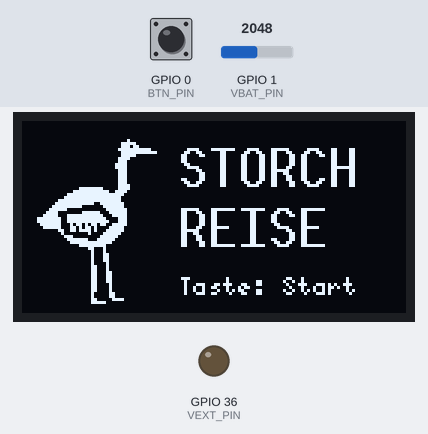
This program was run on a simulated ESP32-S3. Parts: 128×64 one-colour display, output pins drawn as LEDs (lit = HIGH). The inputs (shaded band) are chosen by the test bench; at power-on: GPIO 0 (BTN_PIN) HIGH, GPIO 1 (VBAT_PIN) = 2048. What the program prints to the serial monitor is not drawn.

Above: at 0.2 s.
1.4 s: GPIO 0 (BTN_PIN) pulled LOW for 0.15 s
At 1.64 s:
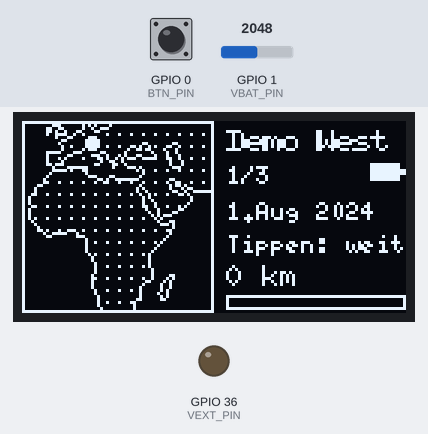
2.1 s: GPIO 0 (BTN_PIN) pulled LOW for 0.15 s
At 2.37 s:
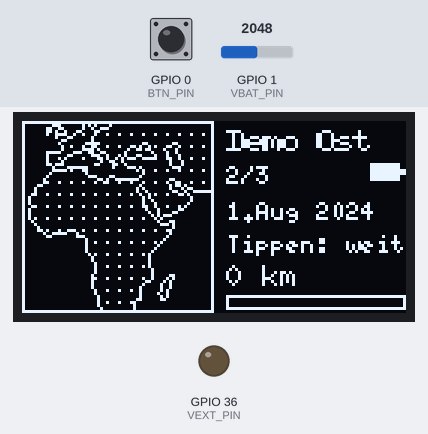
2.8 s: GPIO 0 (BTN_PIN) pulled LOW for 0.15 s
At 3.29 s:
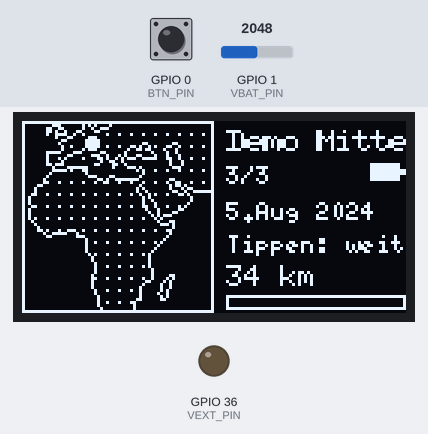
3.5 s: GPIO 0 (BTN_PIN) pulled LOW for 3.2 s
At 5.26 s:
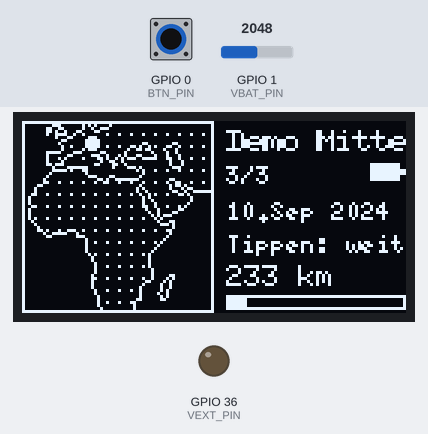
7.3 s: GPIO 0 (BTN_PIN) pulled LOW for 3.2 s
At 8.82 s:
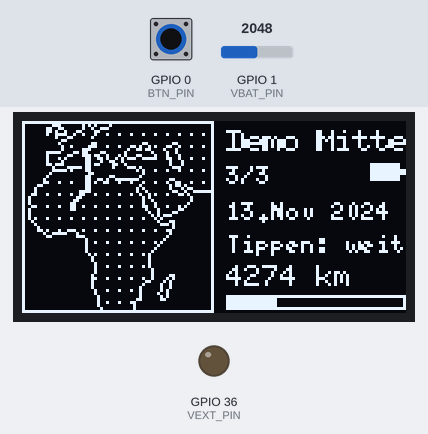
11.1 s: GPIO 0 (BTN_PIN) pulled LOW for 3.2 s
At 16.82 s:
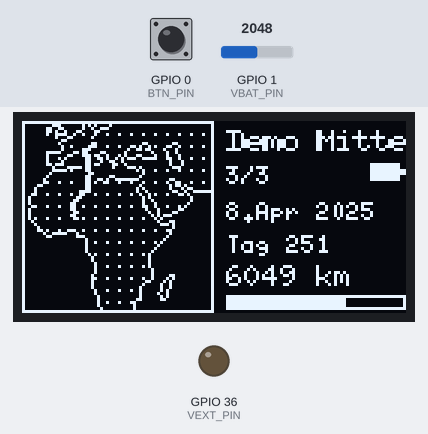

The program:

main.cpp
```cpp
// Stork viewer for Heltec WiFi LoRa 32 V3 (128x64 OLED, PRG button).
//   LIVE   (needs WiFi + secrets.h): the last weeks of each tracked stork and where it was last seen
//   REPLAY (works offline):          animated migration replay of past tracks (tracks.h)
//   tap PRG = next stork      hold PRG = switch LIVE <-> REPLAY      3 min without a press = screen off (press to wake)
#include <Arduino.h>
#if defined(__has_include)
#  if __has_include("secrets.h") && !defined(NO_NET)
#    include "secrets.h"
#    define HAVE_NET 1
#  endif
#endif
#ifndef HAVE_NET
#  define HAVE_NET 0
#endif
#if HAVE_NET
#  include <WiFi.h>
#  include <WiFiMulti.h>
#  include <WiFiClientSecure.h>
#  include <HTTPClient.h>
#endif
#include <U8g2lib.h>
#include <math.h>
#include "assets.h"      // generated: land mask + stork sprite   (tools/make_assets.py)
#include "tracks.h"      // generated: the animals' tracks         (tools/make_tracks.py)

#define VEXT_PIN 36
#define OLED_SDA 17
#define OLED_SCL 18
#define OLED_RST 21
#define BTN_PIN  0
#define VBAT_PIN 1            // battery divider (Heltec V3)
#define VBAT_CTRL 37          // LOW = divider connected
#define BAT_CAL 4.9f          // divider factor; adjust if "[bat]" on Serial differs from a multimeter

U8G2_SSD1306_128X64_NONAME_F_HW_I2C u8g2(U8G2_R0, OLED_RST, OLED_SCL, OLED_SDA);

static const uint32_t HOLD_MS = 700, DEBOUNCE_MS = 30;
static const uint32_t STEP_MS = 110;                   // time per track point (183 points = about 20 s per animal)
static const uint32_t END_HOLD_MS = 3500;              // pause at the end of a track before the next animal
static const uint32_t SPLASH_AUTO_MS = 9000;           // start screen leaves by itself
static const uint32_t SLEEP_AFTER_MS = 3UL * 60 * 1000;
static const int HOME_LON10 = 115, HOME_LAT10 = 481;   // Bavaria (nest area)
static const int MAPX = 0;                              // map occupies x 0..63

enum State { S_SPLASH, S_REPLAY, S_LIVE };
static State gState = S_SPLASH;
static const uint32_t LIVE_ROTATE_MS = 8000;           // live view moves to the next animal by itself
static const uint32_t REFRESH_OK_MS = 3UL * 3600 * 1000, REFRESH_FAIL_MS = 10UL * 60 * 1000;
static int gTrack = 0;
static uint32_t gStateT = 0, gLastActivity = 0;
static bool gScreenOn = true, gSwallow = false;
static uint8_t gMap[(MAP_SIZE / 8) * MAP_SIZE];         // coast + dotted land, built once
static uint16_t gCum[N_TRACKS][220];                    // cumulative km per point
static int gBatPct = -1; static uint32_t gLastBat = 0;

// ---------------------------------------------------------------- setup helpers
static bool landAt(int x, int y) {
  if (x < 0 || y < 0 || x >= MAP_SIZE || y >= MAP_SIZE) return false;
  return (pgm_read_byte(&MAP_LAND[y * (MAP_SIZE / 8) + (x >> 3)]) >> (x & 7)) & 1;
}
static void buildMap() {
  memset(gMap, 0, sizeof(gMap));
  for (int y = 0; y < MAP_SIZE; y++) for (int x = 0; x < MAP_SIZE; x++) {
    if (!landAt(x, y)) continue;
    bool coast = !landAt(x - 1, y) || !landAt(x + 1, y) || !landAt(x, y - 1) || !landAt(x, y + 1);
    bool dot = ((x & 3) == 0) && ((y & 3) == 0);                  // sparse land dots, coast line solid
    if (coast || dot) gMap[y * (MAP_SIZE / 8) + (x >> 3)] |= 1 << (x & 7);
  }
}
static float haversine(float lon1, float lat1, float lon2, float lat2) {
  const float p = 0.0174533f;
  float a = sinf((lat2 - lat1) * p / 2), b = sinf((lon2 - lon1) * p / 2);
  float h = a * a + cosf(lat1 * p) * cosf(lat2 * p) * b * b;
  return 12742.0f * asinf(sqrtf(h));
}
static void buildDistances() {
  for (int t = 0; t < N_TRACKS; t++) {
    float km = 0; gCum[t][0] = 0;
    for (int i = 1; i < TRACKS[t].n && i < 220; i++) {
      km += haversine(TRACKS[t].lon[i - 1] / 10.0f, TRACKS[t].lat[i - 1] / 10.0f, TRACKS[t].lon[i] / 10.0f, TRACKS[t].lat[i] / 10.0f);
      gCum[t][i] = km > 65000 ? 65000 : (uint16_t)km;
    }
  }
}
static void readBattery() {
  pinMode(VBAT_CTRL, OUTPUT); digitalWrite(VBAT_CTRL, LOW); delay(5);
  uint32_t mv = 0; for (int i = 0; i < 8; i++) mv += analogReadMilliVolts(VBAT_PIN);
  pinMode(VBAT_CTRL, INPUT);
  float v = (mv / 8) * BAT_CAL / 1000.0f;
  static const float vt[] = {3.30f, 3.50f, 3.70f, 3.80f, 3.90f, 4.05f, 4.15f};
  static const int   pt[] = {0, 5, 25, 45, 65, 90, 100};
  int pct = 100;
  if (v <= vt[0]) pct = 0;
  else for (int i = 1; i < 7; i++) if (v <= vt[i]) { pct = pt[i-1] + (int)((v - vt[i-1]) / (vt[i] - vt[i-1]) * (pt[i] - pt[i-1])); break; }
  gBatPct = v < 2.0f ? -1 : pct; gLastBat = millis();
  Serial.printf("[bat] %.2f V -> %d %%\n", v, pct);
}
static void drawBattery(int x, int y) {
  if (gBatPct < 0) return;
  u8g2.drawFrame(x, y, 10, 6); u8g2.drawBox(x + 10, y + 2, 2, 2);
  if (gBatPct < 10 && (millis() / 600) % 2) return;
  int w = (gBatPct * 8 + 50) / 100; if (w > 0) u8g2.drawBox(x + 1, y + 1, w, 4);
}

// ---------------------------------------------------------------- live data
// File format (written by tools/fetch_live.py):   STORKLIVE1 / gen=... / A|name|minutes since last fix / P|lon10|lat10|hours ago  (oldest point first)
#define LMAXA 20
#define LMAXP 64
struct LiveA { char name[12]; uint8_t n; uint16_t ageMin; int16_t lon[LMAXP], lat[LMAXP]; uint16_t ageH[LMAXP]; };
static LiveA gLive[LMAXA]; static int gLiveN = 0, gLiveIdx = 0;
static bool gLiveOk = false;                              // have usable live data
static uint32_t gLiveAt = 0, gLiveTry = 0, gLiveRotT = 0; // when downloaded / last attempt / last auto-rotate
static char gLiveErr[32] = "";

static bool liveParse(const char *txt) {                 // returns true if at least one animal was read
  static LiveA tmp[LMAXA]; int n = 0; int cur = -1;
  const char *p = txt; bool head = false;
  while (*p) {
    const char *e = strchr(p, '\n'); size_t len = e ? (size_t)(e - p) : strlen(p);
    char line[96]; if (len >= sizeof line) len = sizeof line - 1; memcpy(line, p, len); line[len] = 0;
    if (len && line[len - 1] == '\r') line[len - 1] = 0;
    p = e ? e + 1 : p + len;
    if (!head) { if (strncmp(line, "STORKLIVE1", 10) != 0) return false; head = true; continue; }
    if (line[0] == 'A' && line[1] == '|' && n < LMAXA) {
      char *nm = line + 2, *bar = strchr(nm, '|'); if (!bar) continue; *bar = 0;
      memset(&tmp[n], 0, sizeof(LiveA)); snprintf(tmp[n].name, sizeof tmp[n].name, "%.10s", nm); tmp[n].ageMin = (uint16_t)atoi(bar + 1); cur = n++;
    } else if (line[0] == 'P' && line[1] == '|' && cur >= 0 && tmp[cur].n < LMAXP) {
      int lo, la, ah; if (sscanf(line + 2, "%d|%d|%d", &lo, &la, &ah) == 3) { int k = tmp[cur].n++; tmp[cur].lon[k] = lo; tmp[cur].lat[k] = la; tmp[cur].ageH[k] = ah; }
    }
  }
  int m = 0; for (int i = 0; i < n; i++) if (tmp[i].n > 0) gLive[m++] = tmp[i];
  if (m == 0) return false;
  gLiveN = m; gLiveIdx = 0; gLiveOk = true; gLiveAt = millis(); return true;
}

#if HAVE_NET
static bool liveFetch() {
  gLiveTry = millis(); gLiveErr[0] = 0;
  static WiFiMulti multi; static bool added = false;
  if (!added) {
    multi.addAP(WIFI_SSID, WIFI_PASSWORD);
#ifdef WIFI_EXTRA
    struct Net { const char *ssid, *pass; }; static const Net extra[] = WIFI_EXTRA;
    for (const Net &x : extra) multi.addAP(x.ssid, x.pass);
#endif
    added = true;
  }
  WiFi.mode(WIFI_STA);
  bool ok = false;
  if (multi.run(20000) != WL_CONNECTED) snprintf(gLiveErr, sizeof gLiveErr, "WLAN nicht verbunden");
  else {
    WiFiClientSecure client; client.setInsecure(); HTTPClient http; http.setTimeout(15000);
    http.setFollowRedirects(HTTPC_STRICT_FOLLOW_REDIRECTS);
    if (!http.begin(client, DATA_URL)) snprintf(gLiveErr, sizeof gLiveErr, "URL ungueltig");
    else {
      int code = http.GET();
      if (code == 200) { String b = http.getString(); if (liveParse(b.c_str())) ok = true; else snprintf(gLiveErr, sizeof gLiveErr, "Datei ungueltig"); }
      else snprintf(gLiveErr, sizeof gLiveErr, code < 0 ? "Verbindung %d" : "HTTP %d", code);
      http.end();
    }
  }
  WiFi.disconnect(true); WiFi.mode(WIFI_OFF);
  Serial.printf("[live] %s %s\n", ok ? "ok" : "failed", gLiveErr);
  return ok;
}
#endif

// ---------------------------------------------------------------- dates
static void civilFromDays(long z, int &y, int &m, int &d) {      // days since 1970-01-01 -> y/m/d
  z += 719468; long era = (z >= 0 ? z : z - 146096) / 146097; long doe = z - era * 146097;
  long yoe = (doe - doe / 1460 + doe / 36524 - doe / 146096) / 365; y = (int)(yoe + era * 400);
  long doy = doe - (365 * yoe + yoe / 4 - yoe / 100); long mp = (5 * doy + 2) / 153;
  d = (int)(doy - (153 * mp + 2) / 5 + 1); m = (int)(mp < 10 ? mp + 3 : mp - 9); if (m <= 2) y++;
}
static long daysFromCivil(int y, int m, int d) {
  y -= m <= 2; long era = (y >= 0 ? y : y - 399) / 400; long yoe = y - era * 400;
  long doy = (153 * (m + (m > 2 ? -3 : 9)) + 2) / 5 + d - 1; long doe = yoe * 365 + yoe / 4 - yoe / 100 + doy;
  return era * 146097 + doe - 719468;
}
static const char *MONTH[] = {"Jan", "Feb", "Mrz", "Apr", "Mai", "Jun", "Jul", "Aug", "Sep", "Okt", "Nov", "Dez"};

// ---------------------------------------------------------------- drawing
static void mapXY(int lon10, int lat10, int &x, int &y) {
  x = MAPX + (int)lroundf((lon10 / 10.0f - MAP_LON0) * MAP_PXDEG);
  y = (int)lroundf((MAP_LAT0 - lat10 / 10.0f) * MAP_PXDEG);
}
static void drawSplash(uint32_t now) {
  u8g2.drawXBMP(2, 2, STORK_W, STORK_H, STORK_BMP);
  u8g2.setFont(u8g2_font_10x20_tf);
  u8g2.drawStr(52, 22, "STORCH"); u8g2.drawStr(52, 42, "REISE");
  u8g2.setFont(u8g2_font_5x8_tf);
  if ((now / 600) % 2 == 0) u8g2.drawStr(52, 58, "Taste: Start");
}
static void drawReplay(uint32_t now) {
  const Track &T = TRACKS[gTrack];
  uint32_t el = now - gStateT;
  int idx = (int)(el / STEP_MS); bool done = false;
  if (idx >= T.n - 1) { idx = T.n - 1; done = true; }

  u8g2.drawXBM(MAPX, 0, MAP_SIZE, MAP_SIZE, gMap);
  int hx, hy; mapXY(HOME_LON10, HOME_LAT10, hx, hy);                 // home marker: small cross
  u8g2.drawHLine(hx - 2, hy, 5); u8g2.drawVLine(hx, hy - 2, 5);
  int px, py; mapXY(T.lon[0], T.lat[0], px, py);
  for (int pass = 0; pass < 2; pass++) {                              // pass 0: black halo, pass 1: 2 px wide white trail
    int qx = px, qy = py;
    for (int i = 1; i <= idx; i++) {
      int x, y; mapXY(T.lon[i], T.lat[i], x, y);
      if (pass == 0) {
        u8g2.setDrawColor(0);
        for (int dx = -1; dx <= 2; dx++) for (int dy = -1; dy <= 1; dy++) if (dx || dy) u8g2.drawLine(qx + dx, qy + dy, x + dx, y + dy);
        u8g2.setDrawColor(1);
      } else { u8g2.drawLine(qx, qy, x, y); u8g2.drawLine(qx + 1, qy, x + 1, y); }
      qx = x; qy = y;
    }
    if (pass == 1) { px = qx; py = qy; }
  }
  if (done || (now / 250) % 2 == 0) { u8g2.setDrawColor(0); u8g2.drawDisc(px, py, 3); u8g2.setDrawColor(1); u8g2.drawDisc(px, py, 2); }
  u8g2.drawFrame(MAPX + 0, 0, MAP_SIZE, MAP_SIZE > 64 ? 64 : MAP_SIZE);

  const int X = 68;                                                   // info panel x
  u8g2.setFont(u8g2_font_6x10_tf);
  char b[24]; snprintf(b, sizeof b, "%.10s", T.name);
  u8g2.drawStr(X, 10, b); u8g2.drawStr(X + 1, 10, b);
  u8g2.setFont(u8g2_font_5x8_tf);
  snprintf(b, sizeof b, "%d/%d", gTrack + 1, N_TRACKS); u8g2.drawStr(X, 21, b);
  drawBattery(116, 14);
  int y, m, d; civilFromDays(daysFromCivil(T.year, T.month, T.day) + (long)idx * STEP_DAYS, y, m, d);
  snprintf(b, sizeof b, "%d.%s %d", d, MONTH[m - 1], y % 100 + 2000); u8g2.drawStr(X, 33, b);
  if (el < 6000) u8g2.drawStr(X, 44, "Tippen: weiter");
  else if (done) u8g2.drawStr(X, 44, "Fertig");
  else { snprintf(b, sizeof b, "Tag %d", idx * STEP_DAYS + 1); u8g2.drawStr(X, 44, b); }
  u8g2.setFont(u8g2_font_6x10_tf);
  snprintf(b, sizeof b, "%u km", (unsigned)gCum[gTrack][idx]); u8g2.drawStr(X, 55, b);
  int w = (int)((58L * idx) / (T.n - 1)); u8g2.drawFrame(X, 58, 60, 5); if (w > 0) u8g2.drawBox(X + 1, 59, w, 3);
}

static void fmtAge(uint32_t min, char *b, size_t n) {
  if (min < 90) snprintf(b, n, "vor %u min", (unsigned)min);
  else if (min < 48 * 60) snprintf(b, n, "vor %u h", (unsigned)(min / 60));
  else snprintf(b, n, "vor %u d", (unsigned)(min / 1440));
}
static void drawLive(uint32_t now) {
  if (!gLiveOk) {
    u8g2.setFont(u8g2_font_6x12_tf);
    u8g2.drawStr(0, 14, "Keine Live-Daten"); u8g2.drawStr(0, 30, gLiveErr[0] ? gLiveErr : "lade...");
    u8g2.setFont(u8g2_font_5x8_tf); u8g2.drawStr(0, 46, "Halten: Replay"); return;
  }
  const LiveA &A = gLive[gLiveIdx];
  u8g2.drawXBM(MAPX, 0, MAP_SIZE, MAP_SIZE, gMap);
  int px = 0, py = 0;
  for (int pass = 0; pass < 2; pass++) {
    int qx = 0, qy = 0;
    for (int i = 0; i < A.n; i++) {
      int x, y; mapXY(A.lon[i], A.lat[i], x, y);
      if (i > 0) {
        if (pass == 0) { u8g2.setDrawColor(0); for (int dx = -1; dx <= 2; dx++) for (int dy = -1; dy <= 1; dy++) if (dx || dy) u8g2.drawLine(qx + dx, qy + dy, x + dx, y + dy); u8g2.setDrawColor(1); }
        else { u8g2.drawLine(qx, qy, x, y); u8g2.drawLine(qx + 1, qy, x + 1, y); }
      }
      qx = x; qy = y;
    }
    px = qx; py = qy;
  }
  if ((now / 300) % 2 == 0) { u8g2.setDrawColor(0); u8g2.drawDisc(px, py, 4); u8g2.setDrawColor(1); u8g2.drawDisc(px, py, 3); }
  else { u8g2.drawCircle(px, py, 3); }
  u8g2.drawFrame(MAPX, 0, MAP_SIZE, MAP_SIZE);

  const int X = 68; char b[24];
  u8g2.setFont(u8g2_font_6x10_tf);
  snprintf(b, sizeof b, "%.10s", A.name); u8g2.drawStr(X, 10, b); u8g2.drawStr(X + 1, 10, b);
  u8g2.setFont(u8g2_font_5x8_tf);
  snprintf(b, sizeof b, "LIVE %d/%d", gLiveIdx + 1, gLiveN); u8g2.drawStr(X, 21, b);
  drawBattery(116, 14);
  fmtAge(A.ageMin + (now - gLiveAt) / 60000UL, b, sizeof b); u8g2.drawStr(X, 33, b);
  int la = A.lat[A.n - 1], lo = A.lon[A.n - 1];
  snprintf(b, sizeof b, "%d.%d%c %d.%d%c", abs(la) / 10, abs(la) % 10, la >= 0 ? 'N' : 'S', abs(lo) / 10, abs(lo) % 10, lo >= 0 ? 'E' : 'W');
  u8g2.drawStr(X, 44, b);
  float km = 0; for (int i = 1; i < A.n; i++) if (A.ageH[i - 1] <= 168) km += haversine(A.lon[i - 1] / 10.0f, A.lat[i - 1] / 10.0f, A.lon[i] / 10.0f, A.lat[i] / 10.0f);
  u8g2.setFont(u8g2_font_6x10_tf); snprintf(b, sizeof b, "7d %d km", (int)(km + 0.5f)); u8g2.drawStr(X, 56, b);
}

// ---------------------------------------------------------------- button
enum Gesture { G_NONE, G_TAP, G_HOLD };
static Gesture pollButton() {
  static bool down = false, holdFired = false; static uint32_t tDown = 0;
  bool p = digitalRead(BTN_PIN) == LOW; uint32_t now = millis();
  if (p) gLastActivity = now;
  if (p && !down) { down = true; tDown = now; holdFired = false; }
  else if (p && down && !holdFired && now - tDown >= HOLD_MS) { holdFired = true; return G_HOLD; }
  else if (!p && down) { down = false; if (!holdFired && now - tDown >= DEBOUNCE_MS) return G_TAP; }
  return G_NONE;
}

// ---------------------------------------------------------------- Arduino
void setup() {
  Serial.begin(115200);
  pinMode(VEXT_PIN, OUTPUT); digitalWrite(VEXT_PIN, LOW);
  pinMode(BTN_PIN, INPUT_PULLUP);
  delay(100);
  u8g2.begin(); u8g2.enableUTF8Print();
  buildMap(); buildDistances(); readBattery();
  gStateT = gLastActivity = millis();
#if HAVE_NET
  u8g2.clearBuffer(); drawSplash(millis()); u8g2.setDrawColor(0); u8g2.drawBox(50, 50, 78, 14); u8g2.setDrawColor(1);
  u8g2.setFont(u8g2_font_5x8_tf); u8g2.drawStr(52, 58, "Lade Live-Daten..."); u8g2.sendBuffer();
  liveFetch(); gStateT = millis();
#endif
}

void loop() {
  uint32_t now = millis();
  Gesture g = pollButton();

  bool wantOn = (now - gLastActivity < SLEEP_AFTER_MS);               // screen off after 3 min without a press
  if (wantOn != gScreenOn) { gScreenOn = wantOn; u8g2.setPowerSave(gScreenOn ? 0 : 1); if (gScreenOn) gSwallow = true; }
  if (g != G_NONE && gSwallow) { g = G_NONE; gSwallow = false; }      // the press that wakes it is not a command
  if (!gScreenOn) { delay(50); return; }

  if (now - gLastBat > 30000) readBattery();

  if (gState == S_SPLASH) {
    if (g != G_NONE || now - gStateT > SPLASH_AUTO_MS) { gState = gLiveOk ? S_LIVE : S_REPLAY; gTrack = 0; gStateT = gLiveRotT = now; }
  } else if (gState == S_REPLAY) {
    if (g == G_TAP) { gTrack = (gTrack + 1) % N_TRACKS; gStateT = now; }
    else if (g == G_HOLD) { gState = S_LIVE; gLiveRotT = now; }                       // hold = switch mode
    else if (now - gStateT > (uint32_t)(TRACKS[gTrack].n - 1) * STEP_MS + END_HOLD_MS) { gTrack = (gTrack + 1) % N_TRACKS; gStateT = now; }
  } else {   // S_LIVE
    if (g == G_TAP && gLiveN) { gLiveIdx = (gLiveIdx + 1) % gLiveN; gLiveRotT = now; }
    else if (g == G_HOLD) { gState = S_REPLAY; gStateT = now; }
    else if (gLiveN > 1 && now - gLiveRotT > LIVE_ROTATE_MS) { gLiveIdx = (gLiveIdx + 1) % gLiveN; gLiveRotT = now; }
  }
#if HAVE_NET
  if (now - gLastActivity > 10000 && now - gLiveTry > (gLiveOk ? REFRESH_OK_MS : REFRESH_FAIL_MS)) { liveFetch(); gLiveRotT = millis(); }
#endif

  u8g2.clearBuffer();
  if (gState == S_SPLASH) drawSplash(now); else if (gState == S_LIVE) drawLive(now); else drawReplay(now);
  u8g2.sendBuffer();
  delay(20);
}
```

secrets.h
```cpp
// copy to secrets.h (same folder) to switch the LIVE mode on. Without secrets.h the board runs REPLAY only.
#define WIFI_SSID     "Friedrichshafener_4_2.4"
#define WIFI_PASSWORD "your wifi password"
// more networks (optional), same pattern as the cinema board:
// #define WIFI_EXTRA { {"Name2", "pw2"}, {"Name3", "pw3"} }
// the file the GitHub workflow publishes (replace USER/REPO):
#define DATA_URL "https://raw.githubusercontent.com/USER/REPO/main/data/live.txt"
```

Source omitted: assets.h (data table, 4837 bytes), tracks.h (data table, 4810 bytes)

Measured:
- after the input at 1.4 s, the display: changes after 0.18 s (image 1)
- after the input at 2.1 s, the display: first differs from a run without the input after 0.21 s (image 2)
- after the input at 2.8 s, the display: first differs from a run without the input after 0.24 s (image 3 shows a later state)
- after the input at 3.5 s, the display: first differs from a run without the input after 0.70 s (image 4 shows a later state)
- after the input at 7.3 s, the display: first differs from a run without the input after 1.2 s (image 5 shows a later state)
- after the input at 11.1 s, the display: first differs from a run without the input after 2.0 s (image 6 shows a later state)
- what the display in image 0 shows lasts 0.5 s, from 0.2 s to 0.7 s
